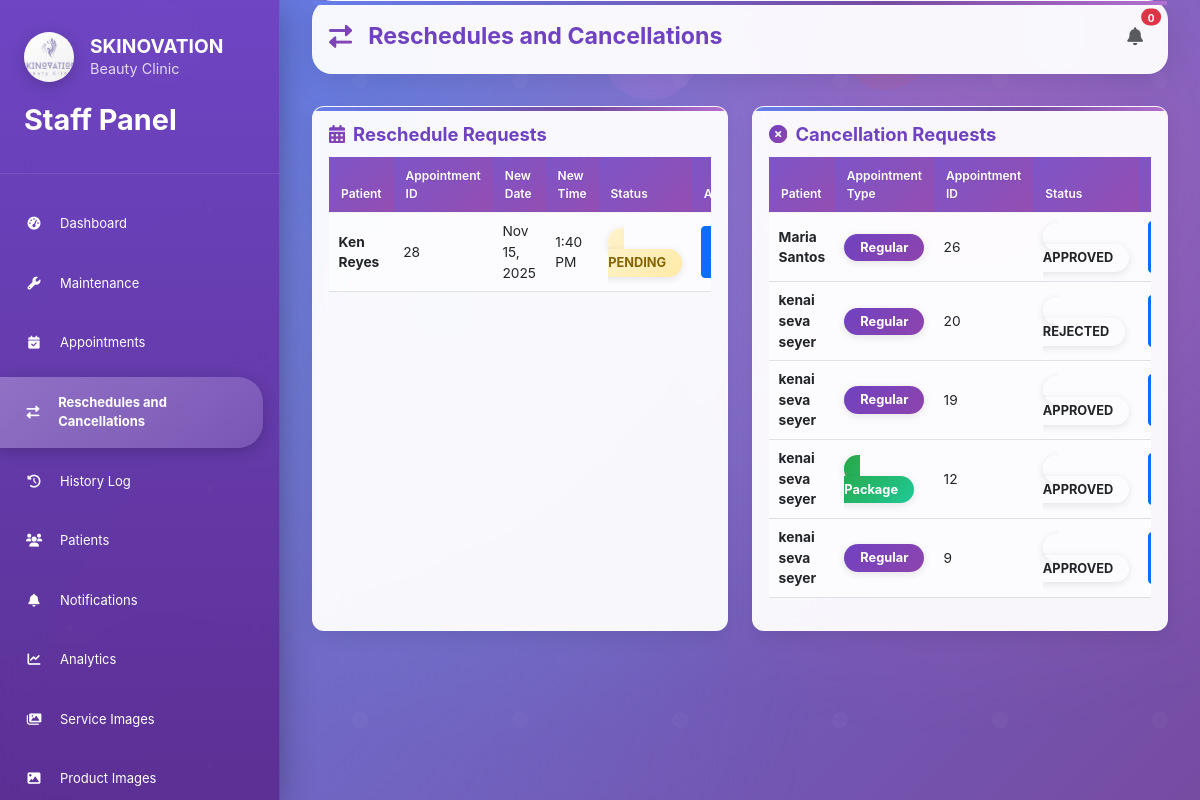
Screenshot of /appointments/admin/cancellation-requests/ (signed in) with the database file from the repository.
### appointments/models.py (models this page shows, shortened)
class RescheduleRequest(models.Model):
    STATUS_CHOICES = [
        ('pending', 'Pending'),
        ('approved', 'Approved'),
        ('rejected', 'Rejected'),
    ]
    appointment_id = models.IntegerField()
    new_appointment_date = models.DateField()
    new_appointment_time = models.TimeField()
    reason = models.TextField(blank=True, null=True)
    status = models.CharField(max_length=10, choices=STATUS_CHOICES, default='pending')
    created_at = models.DateTimeField(auto_now_add=True)
    updated_at = models.DateTimeField(auto_now=True)
    patient = models.ForeignKey(settings.AUTH_USER_MODEL, on_delete=models.CASCADE, related_name='reschedule_requests')
    class Meta:
        db_table = 'reschedule_requests'

class CancellationRequest(models.Model):
    APPOINTMENT_TYPE_CHOICES = [
        ('regular', 'Regular'),
        ('package', 'Package'),
    ]
    STATUS_CHOICES = [
        ('pending', 'Pending'),
        ('approved', 'Approved'),
        ('rejected', 'Rejected'),
    ]
    appointment_id = models.IntegerField()
    appointment_type = models.CharField(max_length=10, choices=APPOINTMENT_TYPE_CHOICES)
    reason = models.TextField(blank=True, null=True)
    status = models.CharField(max_length=10, choices=STATUS_CHOICES, default='pending')
    created_at = models.DateTimeField(auto_now_add=True)
    updated_at = models.DateTimeField(auto_now=True)
    patient = models.ForeignKey(settings.AUTH_USER_MODEL, on_delete=models.CASCADE, related_name='cancellation_requests')
    class Meta:
        db_table = 'cancellation_requests'

### accounts/models.py (models this page shows, shortened)
class User(AbstractUser):
    USER_TYPE_CHOICES = [
        ('patient', 'Patient'),
        ('admin', 'Staff'),
        ('owner', 'Owner'),
        ('attendant', 'Attendant'),
    ]
    GENDER_CHOICES = [
        ('male', 'Male'),
        ('female', 'Female'),
        ('other', 'Other'),
    ]
    CIVIL_STATUS_CHOICES = [
        ('single', 'Single'),
        ('married', 'Married'),
        ('widowed', 'Widowed'),
        ('divorced', 'Divorced'),
        ('separated', 'Separated'),
    ]
    user_type = models.CharField(max_length=10, choices=USER_TYPE_CHOICES, default='patient')
    phone = models.CharField(
        max_length=20,
        validators=[RegexValidator(
            regex=r'^\+?1?\d{9,15}$',
            message="Phone number must be entered in the format: '+999999999'. Up to 15 digits allowed."
        )],
        blank=True
    )
    middle_name = models.CharField(max_length=255, blank=True, null=True)
    address = models.TextField(blank=True, null=True, help_text="Complete address")
    gender = models.CharField(max_length=10, choices=GENDER_CHOICES, blank=True, null=True)
    civil_status = models.CharField(max_length=10, choices=CIVIL_STATUS_CHOICES, blank=True, null=True)
    birthday = models.DateField(blank=True, null=True)
    occupation = models.CharField(max_length=255, blank=True, null=True)
    profile_picture = models.ImageField(upload_to='profile_pictures/', blank=True, null=True)
    archived = models.BooleanField(default=False)
    created_at = models.DateTimeField(auto_now_add=True)
    updated_at = models.DateTimeField(auto_now=True)
    @property
    def full_name(self):
        return f"{self.first_name} {self.middle_name or ''} {self.last_name}".strip()
    class Meta:
        db_table = 'users'

### appointments/admin_views.py (the view)
# urls.py: path('admin/cancellation-requests/', admin_views.admin_cancellation_requests, name='admin_cancellation_requests'),
@login_required
@user_passes_test(is_admin)
def admin_cancellation_requests(request):
    from .models import CancellationRequest, RescheduleRequest
    cancellation_requests = CancellationRequest.objects.all().order_by('-created_at')
    reschedule_requests = RescheduleRequest.objects.all().order_by('-created_at')
    context = {
        'cancellation_requests': cancellation_requests,
        'reschedule_requests': reschedule_requests,
    }
    return render(request, 'appointments/admin_reschedules_cancellations.html', context)

### appointments/admin_views.py (called while the page is built)
def is_admin(user):
    return user.is_authenticated and user.user_type == 'admin'

### appointments/context_processors.py (called while the page is built)
def notification_count(request):
    if request.user.is_authenticated:
        if request.user.user_type == 'admin':
            count = Notification.objects.filter(patient__isnull=True).count()
        else:
            count = Notification.objects.filter(patient=request.user, is_read=False).count()
    else:
        count = 0
    return {
        'notification_count': count
    }

### templates/appointments/admin_reschedules_cancellations.html (shortened to what this page needs)
{% extends 'appointments/admin_base.html' %}
{% load static %}
{% block content %}
<div class="content-header">
    <h1 class="page-title">
        <i class="fas fa-exchange-alt"></i>
        Reschedules and Cancellations
    </h1>
    {% include 'appointments/includes/admin_notification_icon.html' %}
</div>
<div class="row">
    <div class="col-md-6 mb-4">
        <div class="content-card h-100">
            <h3 class="card-title">
                <i class="fas fa-calendar-alt"></i>
                Reschedule Requests
            </h3>
            {% if reschedule_requests %}
                <div class="table-responsive">
                    <table class="table">
                        <thead>
                            <tr>
                                <th>Patient</th>
                                <th>Appointment ID</th>
                                <th>New Date</th>
                                <th>New Time</th>
                                <th>Status</th>
                                <th>Actions</th>
                            </tr>
                        </thead>
                        <tbody>
                            {% for request in reschedule_requests %}
                            <tr>
                                <td><strong>{{ request.patient.full_name }}</strong></td>
                                <td>{{ request.appointment_id }}</td>
                                <td>{{ request.new_appointment_date|date:"M d, Y" }}</td>
                                <td>{{ request.new_appointment_time|time:"g:i A" }}</td>
                                <td>
                                    <span class="status-badge status-{{ request.status }}">
                                        {{ request.status|title }}
                                    </span>
                                </td>
                                <td>
                                    <button type="button" class="btn btn-sm btn-primary" data-bs-toggle="modal" data-bs-target="#rescheduleModal{{ request.id }}">
                                    </button>
                                </td>
                            </tr>
                            {% endfor %}
                        </tbody>
                    </table>
                </div>
            {% else %}
                <div class="text-center py-5">
                    <i class="fas fa-calendar-check fa-3x text-muted mb-3"></i>
                    <h5 class="text-muted">No reschedule requests</h5>
                </div>
            {% endif %}
        </div>
    </div>
    <div class="col-md-6 mb-4">
        <div class="content-card h-100">
            <h3 class="card-title">
                <i class="fas fa-times-circle"></i>
                Cancellation Requests
            </h3>
            {% if cancellation_requests %}
                <div class="table-responsive">
                    <table class="table">
                        <thead>
                            <tr>
                                <th>Patient</th>
                                <th>Appointment Type</th>
                                <th>Appointment ID</th>
                                <th>Status</th>
                                <th>Actions</th>
                            </tr>
                        </thead>
                        <tbody>
                            {% for request in cancellation_requests %}
                            <tr>
                                <td><strong>{{ request.patient.full_name }}</strong></td>
                                <td>
                                    <span class="type-badge type-{{ request.appointment_type }}">
                                        {{ request.appointment_type|title }}
                                    </span>
                                </td>
                                <td>{{ request.appointment_id }}</td>
                                <td>
                                    <span class="status-badge status-{{ request.status }}">
                                        {{ request.status|title }}
                                    </span>
                                </td>
                                <td>
                                    <button type="button" class="btn btn-sm btn-primary" data-bs-toggle="modal" data-bs-target="#cancellationModal{{ request.id }}">
                                    </button>
                                </td>
                            </tr>
                            {% endfor %}
                        </tbody>
                    </table>
                </div>
            {% else %}
                <div class="text-center py-5">
                    <i class="fas fa-inbox fa-3x text-muted mb-3"></i>
                    <h5 class="text-muted">No cancellation requests</h5>
                </div>
            {% endif %}
        </div>
    </div>
</div>
{% endblock %}

### rows the page displays
RescheduleRequest: patient.full_name "Ken Reyes", appointment_id "28", new_appointment_date "Nov 15, 2025", new_appointment_time "1:40 PM", status "PENDING"
CancellationRequest: patient.full_name "Maria Santos", appointment_type "Regular", appointment_id "26", status "APPROVED"
CancellationRequest: patient.full_name "kenai seva seyer", appointment_type "Regular", appointment_id "20", status "REJECTED"
CancellationRequest: patient.full_name "kenai seva seyer", appointment_type "Regular", appointment_id "19", status "APPROVED"
CancellationRequest: patient.full_name "kenai seva seyer", appointment_type "Package", appointment_id "12", status "APPROVED"
CancellationRequest: patient.full_name "kenai seva seyer", appointment_type "Regular", appointment_id "9", status "APPROVED"
